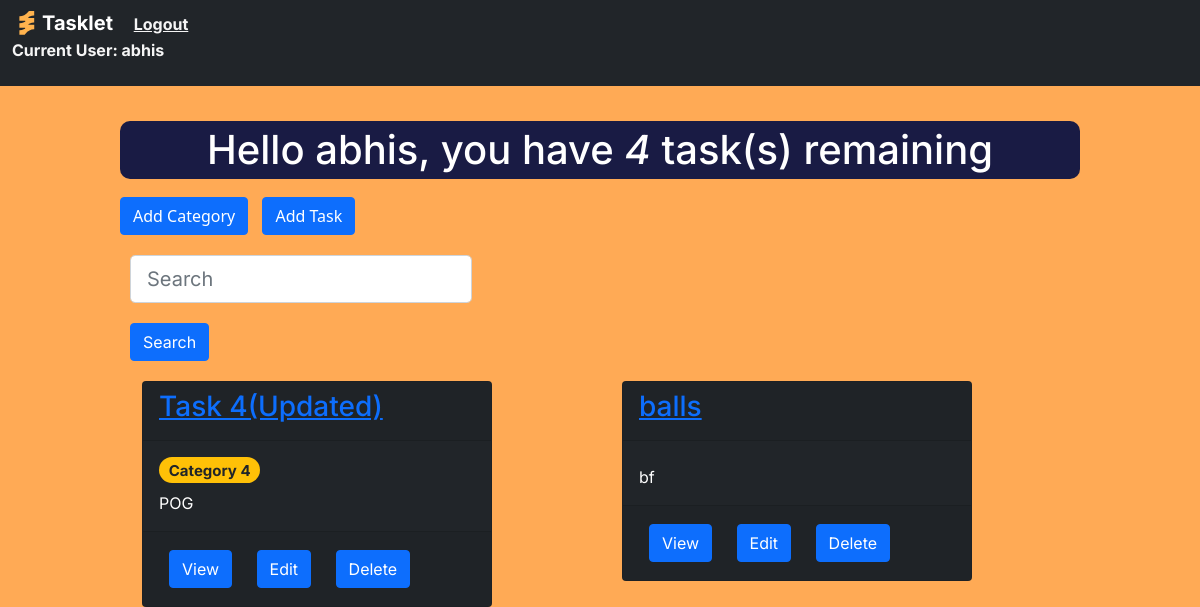
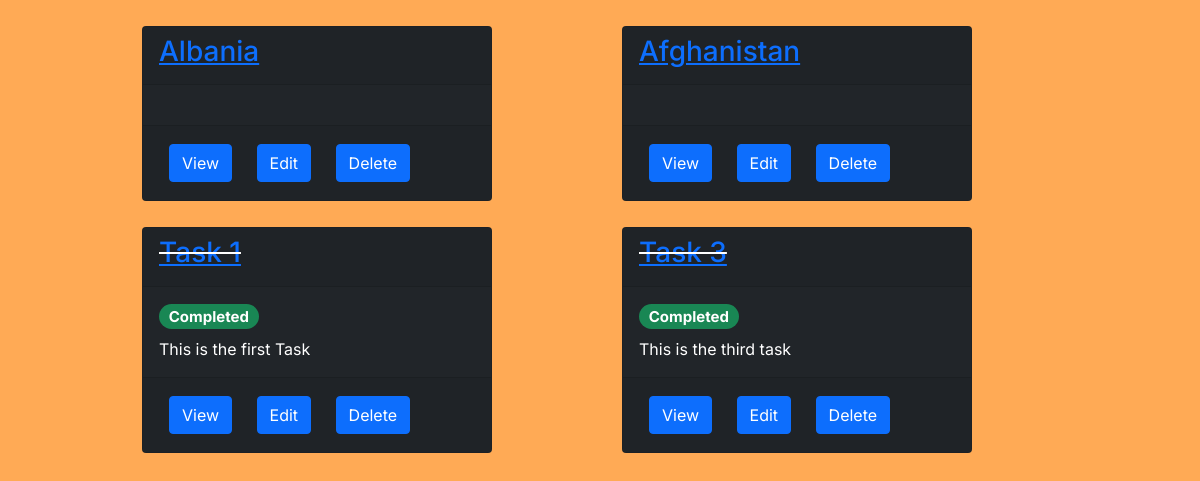
Page / (signed in) on the earlier database version (2 pictures, top to bottom).
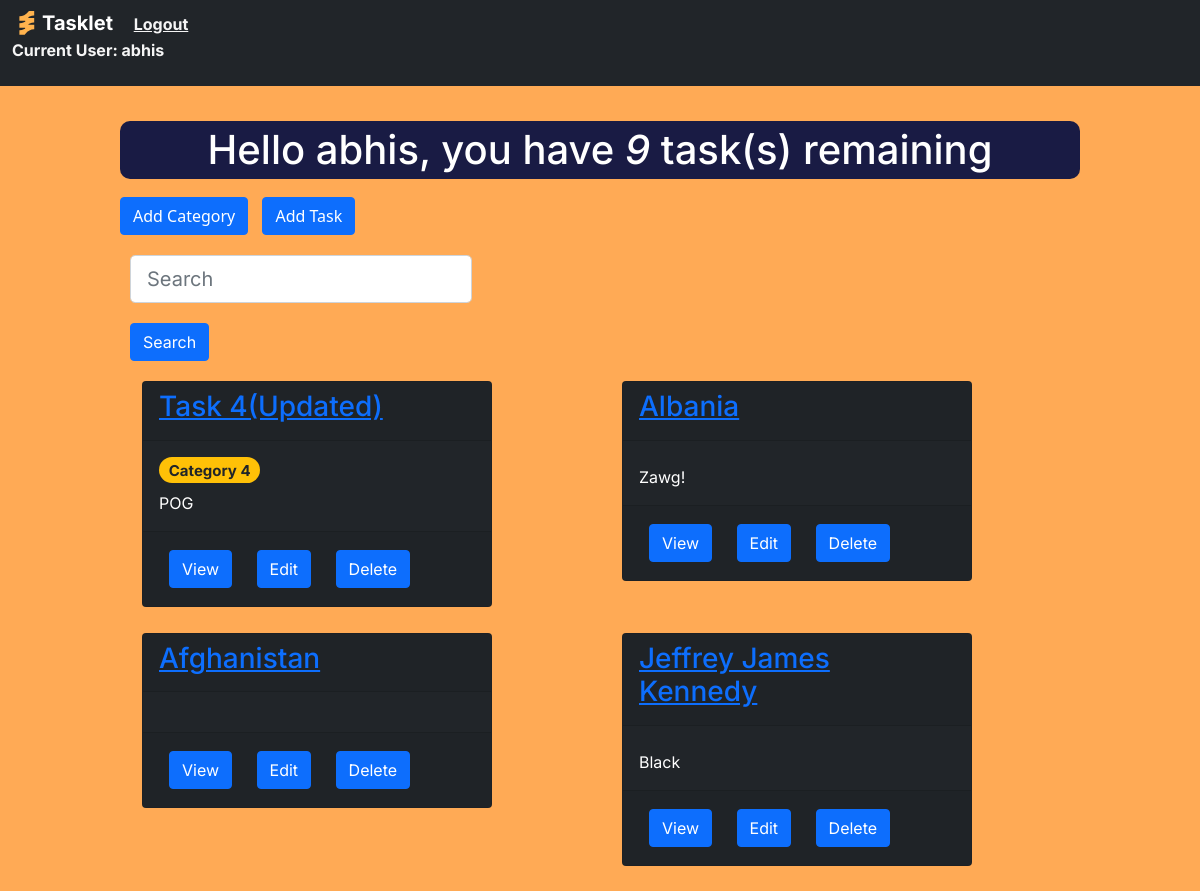
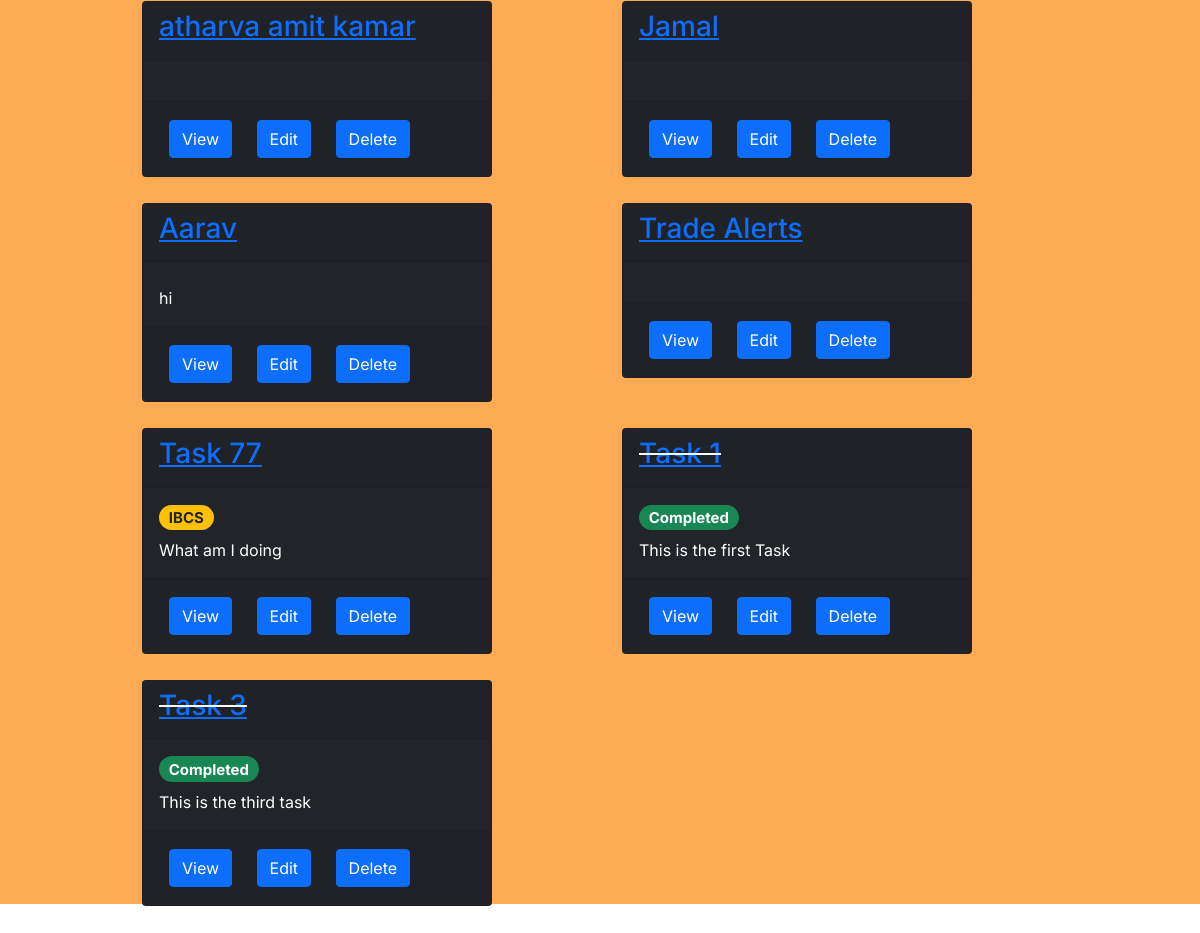
Same page on the later database version (2 pictures, top to bottom).
### base/models.py (models this page shows, shortened)
class Task(models.Model):
     Task_Category = models.ForeignKey(Category, on_delete=models.CASCADE, null=True, blank=True)
     user = models.ForeignKey(User, on_delete=models.CASCADE, null=True, blank=True)
     title = models.CharField(max_length=250)
     description = models.TextField(null=True, blank=True)
     complete = models.BooleanField(default=False)
     created = models.DateTimeField(auto_now_add=True)
     class Meta:
          ordering = ['complete']

class Category(models.Model):
     Category_User = models.ForeignKey(User, on_delete=models.CASCADE, null=True, blank=True)
     Header = models.CharField(max_length=250, null=True, blank=True)

### base/views.py (the view)
# urls.py: path('', TaskList.as_view(), name="tasks"),
class TaskList(LoginRequiredMixin,ListView):
     model = Task
     context_object_name = "tasks"
     template_name = "base/tasks.html"
     def get_context_data(self, **kwargs):
          context = super().get_context_data(**kwargs)
          context['tasks'] = context['tasks'].filter(user=self.request.user)
          context['count'] = context['tasks'].filter(complete=False).count()
          search_input = self.request.GET.get('search') or ''
          if search_input:
               context['tasks'] = context['tasks'].filter(
                title__icontains=search_input)
          context['search_input'] = search_input
          return context

### base/templates/base/tasks.html
{% extends 'base/main.html' %}
{% block content%}
<div style="background-color: #191b44; border-radius: 10px;">
<div>
<h1 style="text-align: center; color: white; font-family: 'Inter', sans-serif; padding: 5px;">
    Hello {{request.user}}, you have <i>{{count}}</i> task(s) remaining
</h1>
</div>
</div>
<a class="btn btn-primary" href="{% url 'categories' %}">Add Category</a>
<a class="btn btn-primary" href="{% url 'create-task' %}" style="margin: 10px;">Add Task</a>
<div class="input-group">
<form style="" method="GET">
    <input style="margin: 10px;" class="form-control form-control-lg"placeholder="Search" aria-label="Search" aria-describedby="search-addon" type="text" name="search" value="{{search_input}}"/>
    <input style="margin: 10px;" class="btn btn-primary" type="submit" value="Search">
</form>
</div>
<div class="container-fluid" style="font-family: 'Inter', sans-serif; display: grid; grid">
    <div class="row">
    {% for task in tasks %}
        <div class="col">
            <div class="card text-white bg-dark mb-3" style="max-width: 350px; min-width: 350px; margin: 10px;">
                {% if task.complete %}
                <div class="card-header"><h3><s><a href="{% url 'task' task.id %}">{{task.title}}</a></s></h3></div>
                {% else %}
                <div class="card-header"><h3><a href="{% url 'task' task.id %}">{{task.title}}</a></h3></div>
                {% endif %}
                <div class="card-body">
                    {% if task.complete %}
                    <h5 class="card-title"><span class="badge rounded-pill bg-success">Completed</span></h5>
                    {% else %}
                  <h5 class="card-title"><span class="badge rounded-pill bg-warning text-dark">{{task.Task_Category.Header}}</span></h5>
                  {% endif %}
                  <p class="card-text">{{task.description}}</p>
                </div>
                <div class="card-footer">
                    <a class="btn btn-primary" href="{% url 'task' task.id %}" style="margin: 10px;">View</a>
                    <a class="btn btn-primary" href="{% url 'update-task' task.id %}" style="margin: 10px;">Edit</a>
                    <a class="btn btn-primary" href="{% url 'delete-task' task.id %}" style="margin: 10px;">Delete</a>
                </div>
            </div>
        </div>
    {% empty %}
    <div class="alert alert-dark" role="alert" style="max-width: 18rem; background-color: #2a2734; color: white;">
        No Tasks Created
      </div>
    {% endfor %}
        </div>
</div>
{% endblock content%}

### base/templates/base/main.html (shortened to what this page needs)
{% load static %}
<!DOCTYPE html>
<html lang="en">
<head>
    <link href="https://cdn.jsdelivr.net/npm/bootstrap@5.1.3/dist/css/bootstrap.min.css" rel="stylesheet">
</head>
<body>
    <nav class="navbar navbar-dark bg-dark" style="background-color: rgba(255, 0, 0, 0.4); font-family: 'Inter', sans-serif; font-weight: bold; color: whitesmoke;">
        <div style="display: inline-block;" class="container-fluid">
            <a class="navbar-brand" href="{% url 'tasks' %}">
                <img src="{% static 'base/Assets/Vector.svg' %}" alt="" width="30" height="24" class="d-inline-block align-text-top">Tasklet {% if request.user.is_authenticated %}
                <a style="color: whitesmoke;" href="{% url 'logout' %}">Logout</a>
                <p style="color: whitesmoke; text-align: justify;">
                    Current User: {{request.user}}
                </p>
                {% else %}
                <a style="color: whitesmoke;" href="{% url 'login' %}">Login</a> {% endif %}
            </a>
        </div>
    </nav>
    <div class="bigcontainer">
        {% block content %} {% endblock content %}
    </div>
</body>
</html>

Differences in the rows shown:
removed Task: title "balls", description "bf"
changed Task "Albania": description (not shown) → "Zawg!"
added Task: title "Jeffrey James Kennedy", description "Black"
added Task: title "atharva amit kamar"
added Task: title "Jamal"
added Task: title "Aarav", description "hi"
added Task: title "Trade Alerts"
added Task: title "Task 77", Task_Category.Header "IBCS", description "What am I doing"
Other differences:
{{ count }}: "4" → "9"
